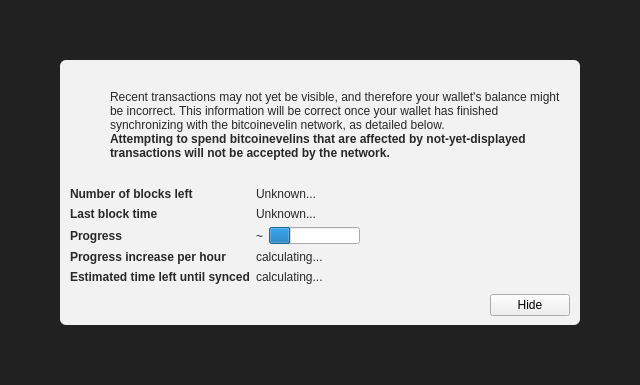
<?xml version="1.0" encoding="UTF-8"?>
<ui version="4.0">
 <class>ModalOverlay</class>
 <widget class="ModalOverlay" name="ModalOverlay">
  <property name="geometry">
   <rect>
    <x>0</x>
    <y>0</y>
    <width>640</width>
    <height>385</height>
   </rect>
  </property>
  <property name="windowTitle">
   <string>Form</string>
  </property>
  <layout class="QVBoxLayout" name="verticalLayout" stretch="0">
   <property name="sizeConstraint">
    <enum>QLayout::SetDefaultConstraint</enum>
   </property>
   <property name="leftMargin">
    <number>0</number>
   </property>
   <property name="topMargin">
    <number>0</number>
   </property>
   <property name="rightMargin">
    <number>0</number>
   </property>
   <property name="bottomMargin">
    <number>0</number>
   </property>
   <item>
    <widget class="QWidget" name="bgWidget" native="true">
     <property name="styleSheet">
      <string notr="true">#bgWidget { background: rgba(0,0,0,220); }</string>
     </property>
     <layout class="QVBoxLayout" name="verticalLayoutMain" stretch="1">
      <property name="leftMargin">
       <number>60</number>
      </property>
      <property name="topMargin">
       <number>60</number>
      </property>
      <property name="rightMargin">
       <number>60</number>
      </property>
      <property name="bottomMargin">
       <number>60</number>
      </property>
      <item>
       <widget class="QWidget" name="contentWidget" native="true">
        <property name="styleSheet">
         <string notr="true">#contentWidget { background: rgba(255,255,255,240); border-radius: 6px; }

QLabel { color: rgb(40,40,40);  }</string>
        </property>
        <layout class="QVBoxLayout" name="verticalLayoutSub" stretch="1,0,0,0">
         <property name="spacing">
          <number>0</number>
         </property>
         <property name="leftMargin">
          <number>10</number>
         </property>
         <property name="topMargin">
          <number>10</number>
         </property>
         <property name="rightMargin">
          <number>10</number>
         </property>
         <property name="bottomMargin">
          <number>10</number>
         </property>
         <item>
          <layout class="QHBoxLayout" name="horizontalLayoutIconText" stretch="0,1">
           <property name="topMargin">
            <number>20</number>
           </property>
           <item>
            <layout class="QVBoxLayout" name="verticalLayoutIcon">
             <property name="leftMargin">
              <number>0</number>
             </property>
             <item>
              <widget class="QPushButton" name="warningIcon">
               <property name="enabled">
                <bool>false</bool>
               </property>
               <property name="text">
                <string/>
               </property>
               <property name="icon">
                <iconset>
                 <normaloff>:/icons/warning</normaloff>
                 <disabledoff>:/icons/warning</disabledoff>:/icons/warning</iconset>
               </property>
               <property name="iconSize">
                <size>
                 <width>48</width>
                 <height>48</height>
                </size>
               </property>
               <property name="flat">
                <bool>true</bool>
               </property>
              </widget>
             </item>
             <item>
              <spacer name="verticalSpacerWarningIcon">
               <property name="orientation">
                <enum>Qt::Vertical</enum>
               </property>
               <property name="sizeHint" stdset="0">
                <size>
                 <width>20</width>
                 <height>40</height>
                </size>
               </property>
              </spacer>
             </item>
            </layout>
           </item>
           <item>
            <layout class="QVBoxLayout" name="verticalLayoutInfoText">
             <property name="leftMargin">
              <number>0</number>
             </property>
             <property name="topMargin">
              <number>0</number>
             </property>
             <item>
              <widget class="QLabel" name="infoText">
               <property name="text">
                <string>Recent transactions may not yet be visible, and therefore your wallet's balance might be incorrect. This information will be correct once your wallet has finished synchronizing with the bitcoinevelin network, as detailed below.</string>
               </property>
               <property name="textFormat">
                <enum>Qt::RichText</enum>
               </property>
               <property name="wordWrap">
                <bool>true</bool>
               </property>
              </widget>
             </item>
             <item>
              <widget class="QLabel" name="infoTextStrong">
               <property name="font">
                <font>
                 <weight>75</weight>
                 <bold>true</bold>
                </font>
               </property>
               <property name="text">
                <string>Attempting to spend bitcoinevelins that are affected by not-yet-displayed transactions will not be accepted by the network.</string>
               </property>
               <property name="textFormat">
                <enum>Qt::RichText</enum>
               </property>
               <property name="wordWrap">
                <bool>true</bool>
               </property>
              </widget>
             </item>
             <item>
              <spacer name="verticalSpacerInTextSpace">
               <property name="orientation">
                <enum>Qt::Vertical</enum>
               </property>
               <property name="sizeHint" stdset="0">
                <size>
                 <width>20</width>
                 <height>40</height>
                </size>
               </property>
              </spacer>
             </item>
            </layout>
           </item>
          </layout>
         </item>
         <item>
          <spacer name="verticalSpacerAfterText">
           <property name="orientation">
            <enum>Qt::Vertical</enum>
           </property>
           <property name="sizeHint" stdset="0">
            <size>
             <width>20</width>
             <height>40</height>
            </size>
           </property>
          </spacer>
         </item>
         <item>
          <layout class="QFormLayout" name="formLayout">
           <property name="fieldGrowthPolicy">
            <enum>QFormLayout::FieldsStayAtSizeHint</enum>
           </property>
           <property name="horizontalSpacing">
            <number>6</number>
           </property>
           <property name="verticalSpacing">
            <number>6</number>
           </property>
           <property name="topMargin">
            <number>10</number>
           </property>
           <item row="0" column="0">
            <widget class="QLabel" name="labelNumberOfBlocksLeft">
             <property name="font">
              <font>
               <weight>75</weight>
               <bold>true</bold>
              </font>
             </property>
             <property name="text">
              <string>Number of blocks left</string>
             </property>
            </widget>
           </item>
           <item row="0" column="1">
            <widget class="QLabel" name="numberOfBlocksLeft">
             <property name="text">
              <string>Unknown...</string>
             </property>
            </widget>
           </item>
           <item row="1" column="0">
            <widget class="QLabel" name="labelLastBlockTime">
             <property name="font">
              <font>
               <weight>75</weight>
               <bold>true</bold>
              </font>
             </property>
             <property name="text">
              <string>Last block time</string>
             </property>
            </widget>
           </item>
           <item row="1" column="1">
            <widget class="QLabel" name="newestBlockDate">
             <property name="sizePolicy">
              <sizepolicy hsizetype="Maximum" vsizetype="Preferred">
               <horstretch>0</horstretch>
               <verstretch>0</verstretch>
              </sizepolicy>
             </property>
             <property name="text">
              <string>Unknown...</string>
             </property>
            </widget>
           </item>
           <item row="2" column="0">
            <widget class="QLabel" name="labelSyncDone">
             <property name="font">
              <font>
               <weight>75</weight>
               <bold>true</bold>
              </font>
             </property>
             <property name="text">
              <string>Progress</string>
             </property>
            </widget>
           </item>
           <item row="2" column="1">
            <layout class="QHBoxLayout" name="horizontalLayoutSync" stretch="0,1">
             <item>
              <widget class="QLabel" name="percentageProgress">
               <property name="text">
                <string notr="true">~</string>
               </property>
              </widget>
             </item>
             <item>
              <widget class="QProgressBar" name="progressBar">
               <property name="value">
                <number>24</number>
               </property>
               <property name="format">
                <string/>
               </property>
              </widget>
             </item>
            </layout>
           </item>
           <item row="4" column="0">
            <widget class="QLabel" name="labelProgressIncrease">
             <property name="font">
              <font>
               <weight>75</weight>
               <bold>true</bold>
              </font>
             </property>
             <property name="text">
              <string>Progress increase per hour</string>
             </property>
            </widget>
           </item>
           <item row="4" column="1">
            <widget class="QLabel" name="progressIncreasePerH">
             <property name="text">
              <string>calculating...</string>
             </property>
            </widget>
           </item>
           <item row="5" column="0">
            <widget class="QLabel" name="labelEstimatedTimeLeft">
             <property name="font">
              <font>
               <weight>75</weight>
               <bold>true</bold>
              </font>
             </property>
             <property name="text">
              <string>Estimated time left until synced</string>
             </property>
            </widget>
           </item>
           <item row="5" column="1">
            <widget class="QLabel" name="expectedTimeLeft">
             <property name="text">
              <string>calculating...</string>
             </property>
            </widget>
           </item>
          </layout>
         </item>
         <item>
          <layout class="QHBoxLayout" name="horizontalLayoutButtons">
           <property name="leftMargin">
            <number>10</number>
           </property>
           <property name="topMargin">
            <number>10</number>
           </property>
           <item>
            <spacer name="horizontalSpacer">
             <property name="orientation">
              <enum>Qt::Horizontal</enum>
             </property>
             <property name="sizeHint" stdset="0">
              <size>
               <width>40</width>
               <height>20</height>
              </size>
             </property>
            </spacer>
           </item>
           <item>
            <widget class="QPushButton" name="closeButton">
             <property name="text">
              <string>Hide</string>
             </property>
            </widget>
           </item>
          </layout>
         </item>
        </layout>
       </widget>
      </item>
     </layout>
    </widget>
   </item>
  </layout>
 </widget>
 <customwidgets>
  <customwidget>
   <class>ModalOverlay</class>
   <extends>QWidget</extends>
   <header>modaloverlay.h</header>
   <container>1</container>
  </customwidget>
 </customwidgets>
 <resources/>
 <connections/>
</ui>
